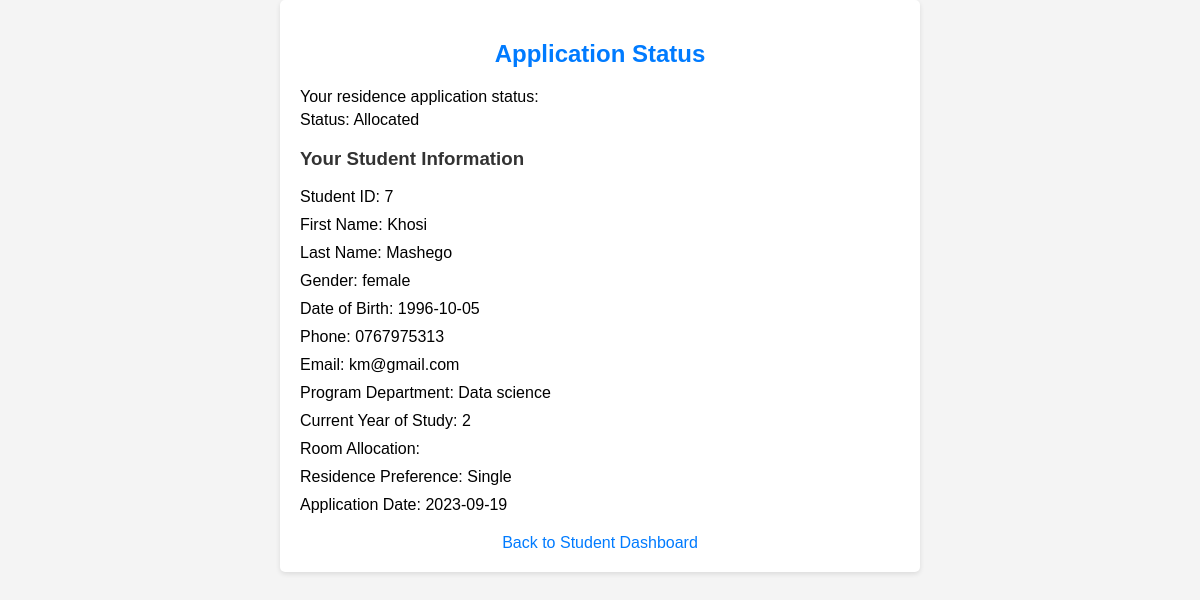
The page /view_application_status.php (signed in) on the database its author committed.
### tables this page shows
CREATE TABLE IF NOT EXISTS `student` (
  `Student_ID` int NOT NULL AUTO_INCREMENT,
  `First_Name` varchar(255) DEFAULT NULL,
  `Last_Name` varchar(255) DEFAULT NULL,
  `Gender` varchar(255) DEFAULT NULL,
  `Date_of_Birth` date DEFAULT NULL,
  `Phone` varchar(255) DEFAULT NULL,
  `Email` varchar(255) DEFAULT NULL,
  `Program_Department` varchar(255) DEFAULT NULL,
  `Current_Year_of_Study` int DEFAULT NULL,
  `Application_Status` varchar(255) DEFAULT NULL,
  `Room_ID` int DEFAULT NULL,
  `Residence_Preference` varchar(255) DEFAULT NULL,
  `Application_Date` date DEFAULT NULL,
  PRIMARY KEY (`Student_ID`),
  KEY `fk_room_allocation` (`Room_ID`)
);

### view_application_status.php (the view, shortened to what this page needs)
<?php
require('db.php');
$user_id = $_SESSION['user_id'];
$application_status = "";
$student_info = array();
$sql = "SELECT * FROM student WHERE Student_ID = $user_id";
$result = mysqli_query($conn, $sql);
if ($result && mysqli_num_rows($result) == 1) {
    $row = mysqli_fetch_assoc($result);
    $application_status = $row['Application_Status'];
    $student_info = $row;
}
?>
<!DOCTYPE html>
<html lang="en">
<head>
</head>
<body>
    <div class="container">
        <h2>Application Status</h2>
        <p>Your residence application status:</p>
        <p>Status: <?php echo $application_status; ?></p>
        <h3>Your Student Information</h3>
        <ul>
            <li>Student ID: <?php echo $student_info['Student_ID']; ?></li>
            <li>First Name: <?php echo $student_info['First_Name']; ?></li>
            <li>Last Name: <?php echo $student_info['Last_Name']; ?></li>
            <li>Gender: <?php echo $student_info['Gender']; ?></li>
            <li>Date of Birth: <?php echo $student_info['Date_of_Birth']; ?></li>
            <li>Phone: <?php echo $student_info['Phone']; ?></li>
            <li>Email: <?php echo $student_info['Email']; ?></li>
            <li>Program Department: <?php echo $student_info['Program_Department']; ?></li>
            <li>Current Year of Study: <?php echo $student_info['Current_Year_of_Study']; ?></li>
            <li>Room Allocation: <?php echo $student_info['Room_Allocation']; ?></li>
            <li>Residence Preference: <?php echo $student_info['Residence_Preference']; ?></li>
            <li>Application Date: <?php echo $student_info['Application_Date']; ?></li>
        </ul>
        <a href="StudentDashboard.php">Back to Student Dashboard</a>
    </div>
</body>
</html>

### view_application_status.php (style rules this page uses)
body { font-family: Arial, sans-serif; background-color: #f4f4f4; margin: 0; padding: 0; }
h2 { text-align: center; color: #007BFF; margin-top: 20px; }
h3 { color: #333; }
p { margin: 5px 0; }
ul { list-style-type: none; padding: 0; }
li { margin-bottom: 10px; }
a { display: block; text-align: center; margin-top: 20px; text-decoration: none; color: #007BFF; }
.container { background-color: #fff; border-radius: 5px; padding: 20px; box-shadow: 0 2px 5px rgba(0, 0, 0, 0.1); max-width: 600px; margin: 0 auto; }

### rows shown on the page
student: Application_Status "Allocated", Student_ID "7", First_Name "Khosi", Last_Name "Mashego", Gender "female", Date_of_Birth "1996-10-05", Phone "0767975313", Email "km@gmail.com", Program_Department "Data science", Current_Year_of_Study "2", Residence_Preference "Single", Application_Date "2023-09-19"
